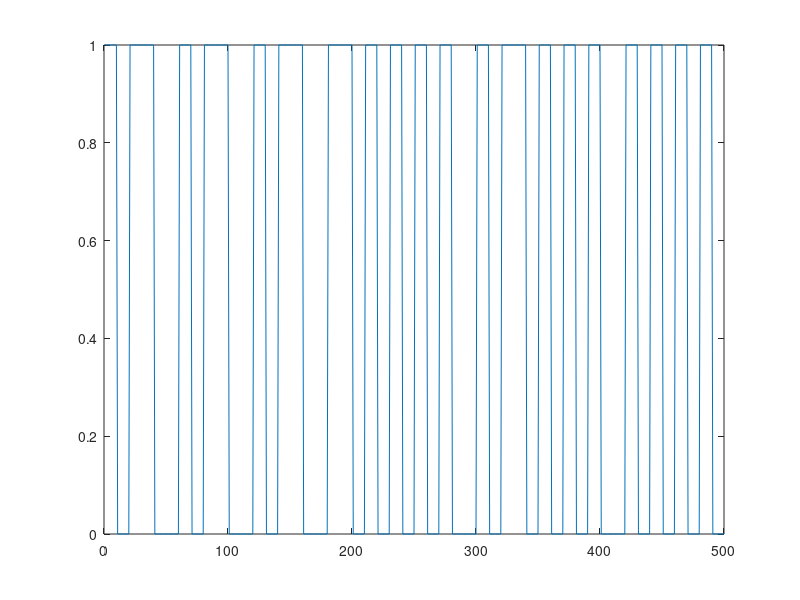
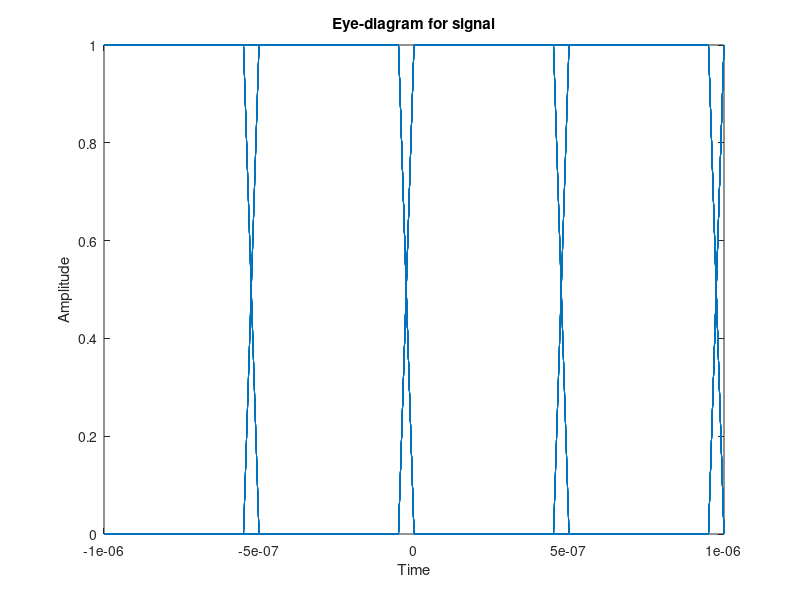
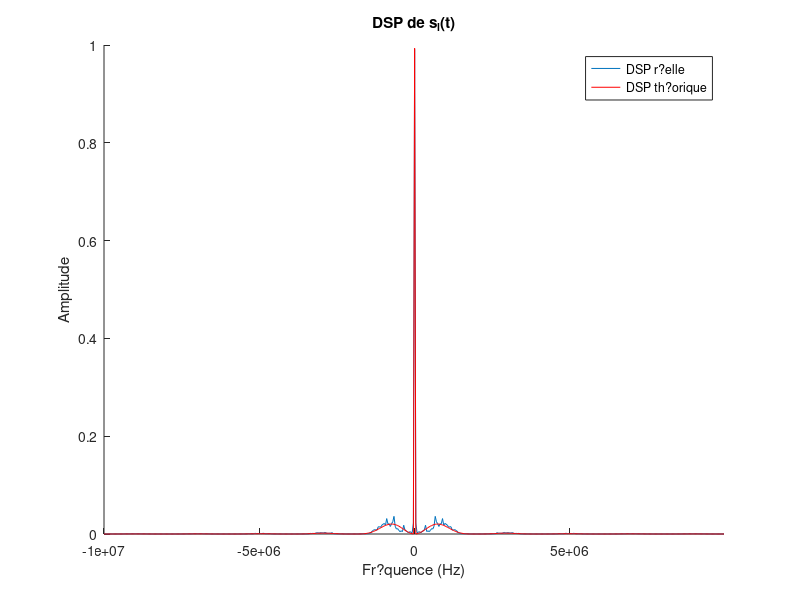

These figures' MATLAB source, in order:
clear all;
close all;
%% Initialisation des variables
f_e = 20E6;                                     % fr?quence d'?chantillonnage 20MHz
T_e = 1/f_e;
D_s = 1E6;                                      % d?bit symbole 1MHz
T_s = 1/D_s;
f_se = T_s/T_e;
N_fft = 512;                                    % nombre de points pour la FFT
N_bits = 112;                                  % nombre de bits du message transmis
f = ([0:N_fft-1]/N_fft - 0.5)*f_e;              % axe des fr?quences

%% Question 11
b_k = randi([0 1], 1, N_bits);                  % g?n?ration de la s?quence binaire
s_b = b_k;

p = [-ones(1,f_se/2) ones(1,f_se/2)]/2;         % filtre de mise en forme

A_k = pammod(b_k, 2);                           % association bit->symbole
s_s = upsample(A_k, f_se);                      % sur-?chantillonnage au rythme T_e

s_l = 1/2 + conv(s_s, p, 'same');               % signal s_l(t)
figure, plot(s_l(1:25*f_se));                   % affichage des 25 premiers bits

%% Question 12
eyediagram(s_l(1:100*f_se), 2*f_se, 2*T_s);    % diagramme de l'oeil de dur?e 2*T_s

%% Question 13
s_l_tmp = s_l;
% rajout de z?ros si la longueur de s_l non divisible par N
if (mod(length(s_l_tmp), N_fft) ~= 0)
    s_l_tmp = [zeros(1,N_fft-mod(length(s_l_tmp), N_fft)) s_l_tmp];
end

n = length(s_l_tmp)/N_fft;
S_l_cut = zeros(n, N_fft);

% calcul de la TF et DSP de chaque sous-vecteur
for i = 1:n
    S_l_cut(i,:) = abs(fft(s_l_tmp((i-1)*N_fft+1:i*N_fft), N_fft)).^2;
end

% DSP pratique
DSP_S_l = (1/n) * sum(S_l_cut);

% DSP th?orique
Dirac = [zeros(1,length(f)/2) 1 zeros(1,length(f)/2-1)];
DSP_S_l_th = Dirac/4 + (pi^2*T_s^3*f.^2)/(16*N_fft*T_e).*sinc(T_s*f/2).^4;

figure;
hold on

% trac? de la DSP pratique et normalis?e
plot(f, fftshift(DSP_S_l)./sqrt(sum(DSP_S_l.^2)));

% trac? de la DSP th?orique et normalis?e
plot(f, DSP_S_l_th./sqrt(sum(DSP_S_l_th.^2)), 'r');

xlim([-f_e/2 f_e/2-f_e/N_fft]);
legend('DSP r?elle', 'DSP th?orique');
title('DSP de s_l(t)');
xlabel('Fr?quence (Hz)');
ylabel('Amplitude');
hold off